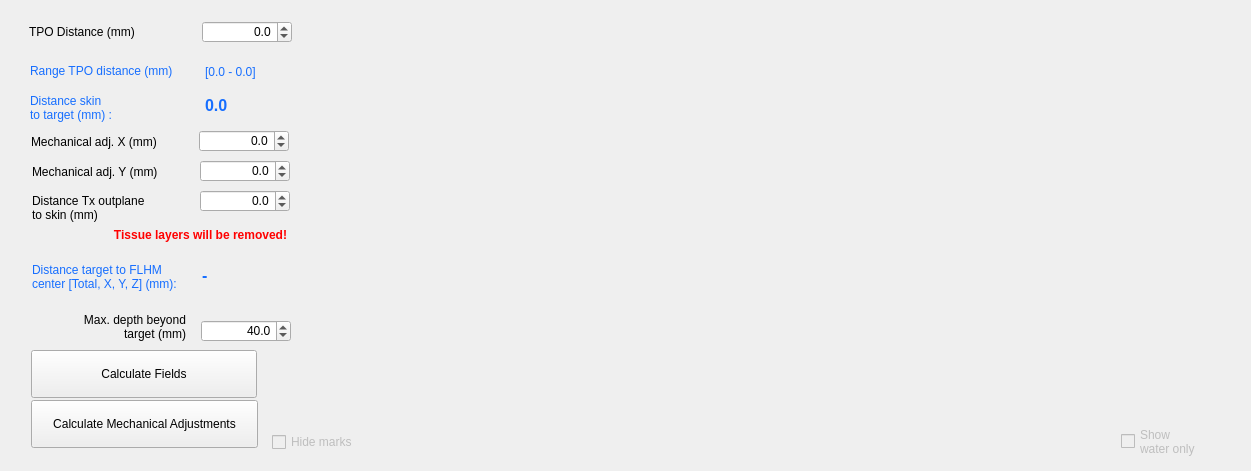
<?xml version="1.0" encoding="UTF-8"?>
<ui version="4.0">
 <class>Widget</class>
 <widget class="QWidget" name="Widget">
  <property name="geometry">
   <rect>
    <x>0</x>
    <y>0</y>
    <width>1251</width>
    <height>471</height>
   </rect>
  </property>
  <property name="windowTitle">
   <string>Widget</string>
  </property>
  <property name="styleSheet">
   <string notr="true"/>
  </property>
  <widget class="QLabel" name="label_20">
   <property name="geometry">
    <rect>
     <x>31</x>
     <y>132</y>
     <width>143</width>
     <height>20</height>
    </rect>
   </property>
   <property name="text">
    <string>Mechanical adj. X (mm)</string>
   </property>
  </widget>
  <widget class="QDoubleSpinBox" name="TPODistanceSpinBox">
   <property name="geometry">
    <rect>
     <x>202</x>
     <y>21</y>
     <width>90</width>
     <height>22</height>
    </rect>
   </property>
   <property name="alignment">
    <set>Qt::AlignRight|Qt::AlignTrailing|Qt::AlignVCenter</set>
   </property>
   <property name="decimals">
    <number>1</number>
   </property>
   <property name="minimum">
    <double>-5.000000000000000</double>
   </property>
   <property name="maximum">
    <double>5.000000000000000</double>
   </property>
   <property name="singleStep">
    <double>0.100000000000000</double>
   </property>
   <property name="value">
    <double>0.000000000000000</double>
   </property>
  </widget>
  <widget class="QLabel" name="label_19">
   <property name="geometry">
    <rect>
     <x>29</x>
     <y>22</y>
     <width>143</width>
     <height>20</height>
    </rect>
   </property>
   <property name="text">
    <string>TPO Distance (mm)</string>
   </property>
  </widget>
  <widget class="QLabel" name="DistanceSkinLabel">
   <property name="geometry">
    <rect>
     <x>205</x>
     <y>90</y>
     <width>76</width>
     <height>31</height>
    </rect>
   </property>
   <property name="font">
    <font>
     <pointsize>12</pointsize>
     <bold>true</bold>
    </font>
   </property>
   <property name="styleSheet">
    <string notr="true">color:rgb(22, 110, 255)</string>
   </property>
   <property name="text">
    <string>0.0</string>
   </property>
   <property name="textInteractionFlags">
    <set>Qt::LinksAccessibleByMouse|Qt::TextSelectableByMouse</set>
   </property>
  </widget>
  <widget class="QLabel" name="label_21">
   <property name="geometry">
    <rect>
     <x>30</x>
     <y>92</y>
     <width>150</width>
     <height>31</height>
    </rect>
   </property>
   <property name="styleSheet">
    <string notr="true">color:rgb(22, 110, 255)</string>
   </property>
   <property name="text">
    <string>Distance skin
to target (mm) :</string>
   </property>
   <property name="indent">
    <number>0</number>
   </property>
  </widget>
  <widget class="QLabel" name="label_22">
   <property name="geometry">
    <rect>
     <x>30</x>
     <y>55</y>
     <width>159</width>
     <height>31</height>
    </rect>
   </property>
   <property name="styleSheet">
    <string notr="true">color:rgb(22, 110, 255)</string>
   </property>
   <property name="text">
    <string>Range TPO distance (mm)</string>
   </property>
   <property name="indent">
    <number>0</number>
   </property>
  </widget>
  <widget class="QLabel" name="TPORangeLabel">
   <property name="geometry">
    <rect>
     <x>205</x>
     <y>60</y>
     <width>88</width>
     <height>23</height>
    </rect>
   </property>
   <property name="styleSheet">
    <string notr="true">color:rgb(22, 110, 255)</string>
   </property>
   <property name="text">
    <string>[0.0 - 0.0]</string>
   </property>
  </widget>
  <widget class="QDoubleSpinBox" name="XMechanicSpinBox">
   <property name="geometry">
    <rect>
     <x>199</x>
     <y>130</y>
     <width>90</width>
     <height>22</height>
    </rect>
   </property>
   <property name="alignment">
    <set>Qt::AlignRight|Qt::AlignTrailing|Qt::AlignVCenter</set>
   </property>
   <property name="decimals">
    <number>1</number>
   </property>
   <property name="minimum">
    <double>-5.000000000000000</double>
   </property>
   <property name="maximum">
    <double>5.000000000000000</double>
   </property>
   <property name="singleStep">
    <double>0.100000000000000</double>
   </property>
   <property name="value">
    <double>0.000000000000000</double>
   </property>
  </widget>
  <widget class="QLabel" name="label_23">
   <property name="geometry">
    <rect>
     <x>32</x>
     <y>162</y>
     <width>143</width>
     <height>20</height>
    </rect>
   </property>
   <property name="text">
    <string>Mechanical adj. Y (mm)</string>
   </property>
  </widget>
  <widget class="QDoubleSpinBox" name="YMechanicSpinBox">
   <property name="geometry">
    <rect>
     <x>200</x>
     <y>160</y>
     <width>90</width>
     <height>22</height>
    </rect>
   </property>
   <property name="alignment">
    <set>Qt::AlignRight|Qt::AlignTrailing|Qt::AlignVCenter</set>
   </property>
   <property name="decimals">
    <number>1</number>
   </property>
   <property name="minimum">
    <double>-5.000000000000000</double>
   </property>
   <property name="maximum">
    <double>5.000000000000000</double>
   </property>
   <property name="singleStep">
    <double>0.100000000000000</double>
   </property>
   <property name="value">
    <double>0.000000000000000</double>
   </property>
  </widget>
  <widget class="QLabel" name="label_24">
   <property name="geometry">
    <rect>
     <x>32</x>
     <y>192</y>
     <width>143</width>
     <height>31</height>
    </rect>
   </property>
   <property name="text">
    <string>Distance Tx outplane
to skin (mm)</string>
   </property>
  </widget>
  <widget class="QDoubleSpinBox" name="SkinDistanceSpinBox">
   <property name="geometry">
    <rect>
     <x>200</x>
     <y>190</y>
     <width>90</width>
     <height>22</height>
    </rect>
   </property>
   <property name="alignment">
    <set>Qt::AlignRight|Qt::AlignTrailing|Qt::AlignVCenter</set>
   </property>
   <property name="decimals">
    <number>1</number>
   </property>
   <property name="minimum">
    <double>-50.000000000000000</double>
   </property>
   <property name="maximum">
    <double>50.000000000000000</double>
   </property>
   <property name="singleStep">
    <double>0.100000000000000</double>
   </property>
   <property name="value">
    <double>0.000000000000000</double>
   </property>
  </widget>
  <widget class="QWidget" name="AcField_plot1" native="true">
   <property name="geometry">
    <rect>
     <x>343</x>
     <y>30</y>
     <width>868</width>
     <height>381</height>
    </rect>
   </property>
  </widget>
  <widget class="QLabel" name="label_25">
   <property name="geometry">
    <rect>
     <x>33</x>
     <y>312</y>
     <width>153</width>
     <height>30</height>
    </rect>
   </property>
   <property name="text">
    <string>Max. depth beyond
target (mm)</string>
   </property>
   <property name="alignment">
    <set>Qt::AlignRight|Qt::AlignTrailing|Qt::AlignVCenter</set>
   </property>
  </widget>
  <widget class="QDoubleSpinBox" name="MaxDepthSpinBox">
   <property name="geometry">
    <rect>
     <x>201</x>
     <y>320</y>
     <width>90</width>
     <height>22</height>
    </rect>
   </property>
   <property name="alignment">
    <set>Qt::AlignRight|Qt::AlignTrailing|Qt::AlignVCenter</set>
   </property>
   <property name="decimals">
    <number>1</number>
   </property>
   <property name="minimum">
    <double>20.000000000000000</double>
   </property>
   <property name="maximum">
    <double>100.000000000000000</double>
   </property>
   <property name="singleStep">
    <double>1.000000000000000</double>
   </property>
   <property name="value">
    <double>40.000000000000000</double>
   </property>
  </widget>
  <widget class="QCheckBox" name="ShowWaterResultscheckBox">
   <property name="enabled">
    <bool>false</bool>
   </property>
   <property name="geometry">
    <rect>
     <x>1121</x>
     <y>416</y>
     <width>91</width>
     <height>51</height>
    </rect>
   </property>
   <property name="text">
    <string>Show
water only</string>
   </property>
  </widget>
  <widget class="QLabel" name="LabelTissueRemoved">
   <property name="geometry">
    <rect>
     <x>99</x>
     <y>220</y>
     <width>203</width>
     <height>30</height>
    </rect>
   </property>
   <property name="font">
    <font>
     <bold>true</bold>
    </font>
   </property>
   <property name="styleSheet">
    <string notr="true">color: red</string>
   </property>
   <property name="text">
    <string>Tissue layers will be removed!</string>
   </property>
   <property name="alignment">
    <set>Qt::AlignCenter</set>
   </property>
  </widget>
  <widget class="QWidget" name="IsppaScrollBars" native="true">
   <property name="geometry">
    <rect>
     <x>405</x>
     <y>410</y>
     <width>714</width>
     <height>61</height>
    </rect>
   </property>
  </widget>
  <widget class="QCheckBox" name="HideMarkscheckBox">
   <property name="enabled">
    <bool>false</bool>
   </property>
   <property name="geometry">
    <rect>
     <x>272</x>
     <y>428</y>
     <width>93</width>
     <height>28</height>
    </rect>
   </property>
   <property name="text">
    <string>Hide marks</string>
   </property>
  </widget>
  <widget class="QPushButton" name="CalculateAcField">
   <property name="geometry">
    <rect>
     <x>31</x>
     <y>350</y>
     <width>226</width>
     <height>48</height>
    </rect>
   </property>
   <property name="autoFillBackground">
    <bool>false</bool>
   </property>
   <property name="styleSheet">
    <string notr="true"/>
   </property>
   <property name="text">
    <string>Calculate Fields</string>
   </property>
  </widget>
  <widget class="QPushButton" name="CalculateMechAdj">
   <property name="geometry">
    <rect>
     <x>31</x>
     <y>400</y>
     <width>227</width>
     <height>48</height>
    </rect>
   </property>
   <property name="autoFillBackground">
    <bool>false</bool>
   </property>
   <property name="styleSheet">
    <string notr="true"/>
   </property>
   <property name="text">
    <string>Calculate Mechanical Adjustments</string>
   </property>
  </widget>
  <widget class="QLabel" name="label_27">
   <property name="geometry">
    <rect>
     <x>32</x>
     <y>253</y>
     <width>164</width>
     <height>47</height>
    </rect>
   </property>
   <property name="styleSheet">
    <string notr="true">color:rgb(22, 110, 255)</string>
   </property>
   <property name="text">
    <string>Distance target to FLHM
center [Total, X, Y, Z] (mm):</string>
   </property>
   <property name="indent">
    <number>0</number>
   </property>
  </widget>
  <widget class="QLabel" name="DistanceTargetLabel">
   <property name="geometry">
    <rect>
     <x>202</x>
     <y>260</y>
     <width>135</width>
     <height>31</height>
    </rect>
   </property>
   <property name="font">
    <font>
     <pointsize>12</pointsize>
     <bold>true</bold>
    </font>
   </property>
   <property name="styleSheet">
    <string notr="true">color:rgb(22, 110, 255)</string>
   </property>
   <property name="text">
    <string>-</string>
   </property>
   <property name="textInteractionFlags">
    <set>Qt::LinksAccessibleByMouse|Qt::TextSelectableByMouse</set>
   </property>
  </widget>
 </widget>
 <tabstops>
  <tabstop>TPODistanceSpinBox</tabstop>
  <tabstop>XMechanicSpinBox</tabstop>
  <tabstop>YMechanicSpinBox</tabstop>
  <tabstop>SkinDistanceSpinBox</tabstop>
  <tabstop>MaxDepthSpinBox</tabstop>
  <tabstop>CalculateAcField</tabstop>
  <tabstop>CalculateMechAdj</tabstop>
  <tabstop>HideMarkscheckBox</tabstop>
  <tabstop>ShowWaterResultscheckBox</tabstop>
 </tabstops>
 <resources/>
 <connections/>
</ui>
